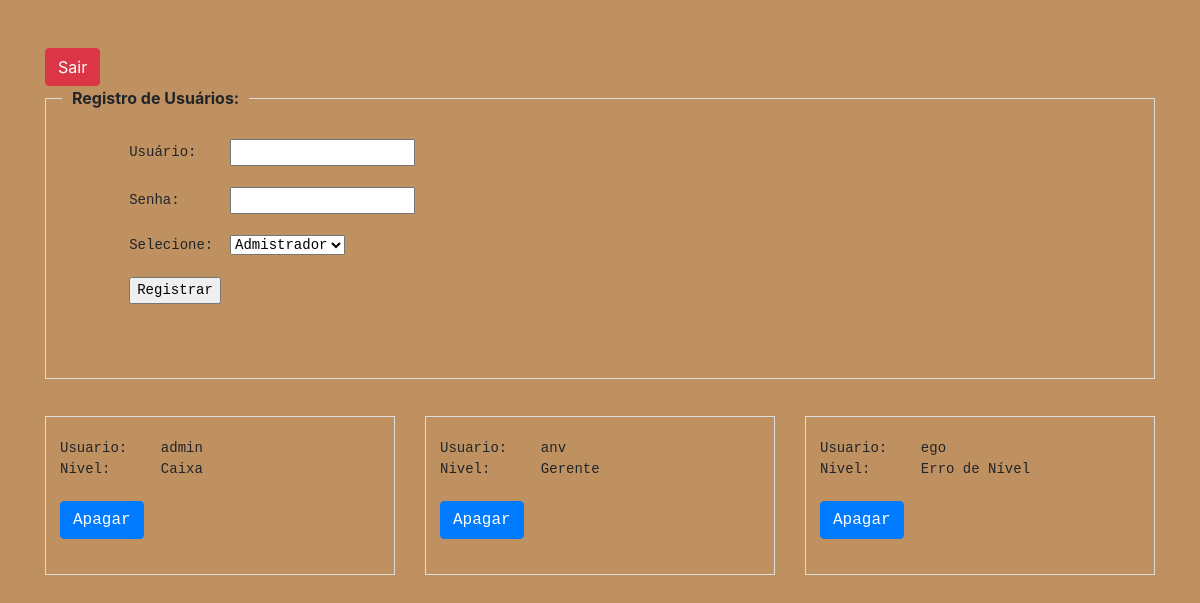
/cadastraUsuario.php, run on an earlier commit of the app's database.
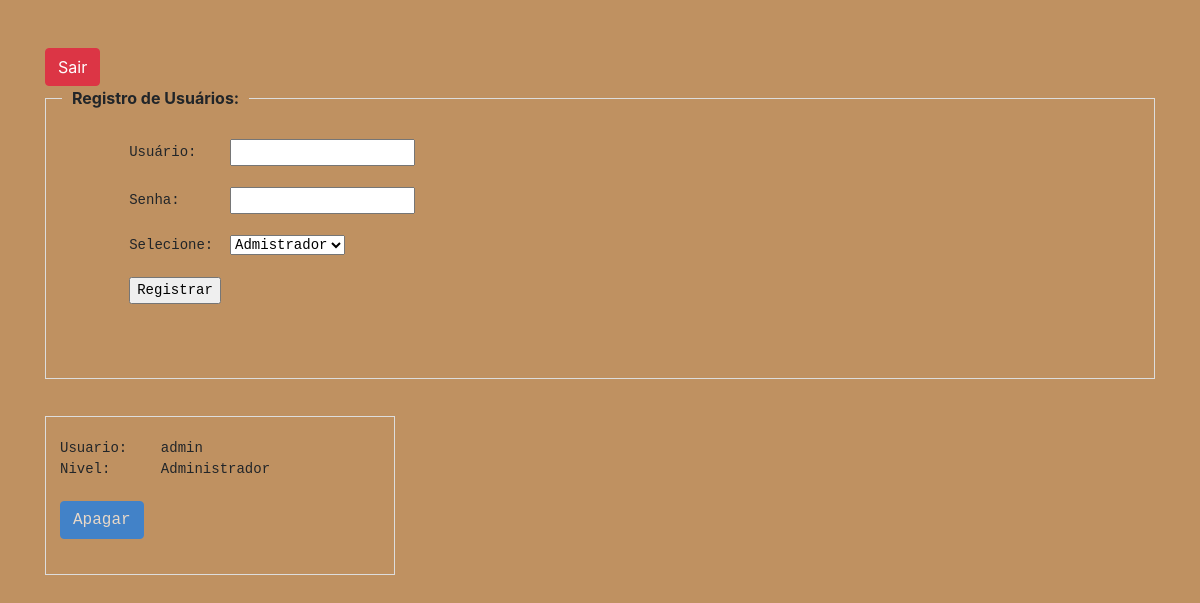
And on a later commit of the database.
### tables this page shows
CREATE TABLE `usuarios` (
  `login` varchar(15) NOT NULL,
  `senha` varchar(15) NOT NULL,
  `nivel` int(1) NOT NULL
);

### variaveis.php (called while the page is built, shortened)
<?php
    $administrador=0;
    $caixa=1;
    $gerente=2;
    $sair = "sair.php";
?>

### cadastraUsuario.php (the view, shortened to what this page needs)
<?php
require_once 'senhas_admin.php';
$conexão = new mysqli($servidor, $usuario, $senha, $bd);
$tab = "usuarios";
$arq = "cadastraUsuario.php";
require 'variaveis.php';
require 'head.php';
?>
<?php
echo <<<_SAIR
<div class="row">
    <div class="col-md-12">
<br>
<br>
<form name = "sair" action="$sair" method="post">
<button type="submit" name="button" class="btn btn-danger">Sair</button></form>
    </div>
</div>
_SAIR;
?>
<?php
echo <<< _HTMLCONTENT
<div class="row">
    <div class="col-md-12">
        <fieldset class="scheduler-border">
        <legend class="scheduler-border">Registro de Usuários:</legend>
        <pre>
<form action="$arq" method="post">
        Usuário:    <input type="text" name="usuario">
        Senha:      <input type="text" name="senha">
        Selecione:  <select name="privilegio" id="privilegio">
                <option value=0>Admistrador</option>
                <option value=1>Caixa</option>
                <option value=2>Gerente</option>
            </select>
        <input type = "submit" value="Registrar">
</form>
        </pre>
    </fieldset>
    </div>
</div>
_HTMLCONTENT;
?>
<?php
$query = "SELECT * FROM $tab";
$resultado = $conexão->query($query);
$linhas = $resultado->num_rows;
$falta=3;
echo '<div class="row">';
for ($j = 0; $j < $linhas; ++$j) {
    $resultado->data_seek($j);
    $linha = $resultado->fetch_array(MYSQLI_NUM);
    $falta--;
    $disabled = "";
    if ($linha[2] == $administrador)
    {
        $nivel = "Administrador";
        $disabled = "disabled";
    }
    elseif ($linha[2] == $caixa)
        $nivel = "Caixa";
    elseif ($linha[2] == $gerente)
        $nivel = "Gerente";
    else
        $nivel = "Erro de Nível";
    echo <<<_END
<div class="col-md-4">
<pre>
    <fieldset class="scheduler-border">
Usuario:    $linha[0]
Nivel:      $nivel
	<form action="$arq" method="post"><input type="hidden" name="apagar" value="yes"><input type="hidden" name="usuario" value="$linha[0]"><button type="submit" name="button" class="btn btn-primary" $disabled>Apagar</button>
	</form></fieldset></pre>
</div>
_END;
if((($j+1)%3)==0)
{
    echo '</div> <div class="row">';
}
}
for ($i = 0 ; $i < $falta ; ++$i)
		{
            echo '<div class="col-md-4"> </div>';
        }
        echo '</div> <div class="row">';
?>
<?php
	echo '</div>';
	include 'footer.php';
?>

What changed in the data, as far as the page shows it:
removed usuarios: login "anv", nivel "Gerente"
removed usuarios: login "ego", nivel "Erro de Nível"
changed usuarios "admin": nivel "Caixa" → "Administrador"
